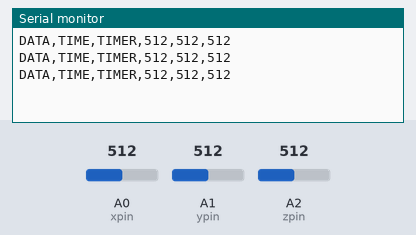
A sketch run on a simulated Arduino Uno, built with avr-gcc and run on an emulated ATmega328P. Parts: the last lines printed to the serial monitor. The test bench sets the inputs (shaded band); at power-on: A0 (xpin) = 512, A1 (ypin) = 512, A2 (zpin) = 512.

Above: at 1.3 s.
1.4 s: A0 (xpin) set to 716
At 1.9 s:
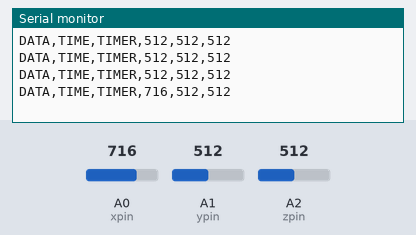
2.9 s: A1 (ypin) set to 716
At 3.4 s:
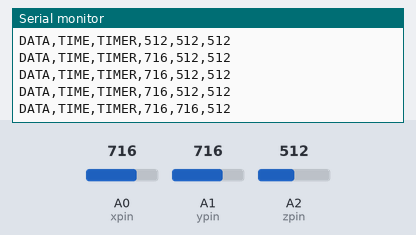
4.4 s: A2 (zpin) set to 716
At 4.9 s:
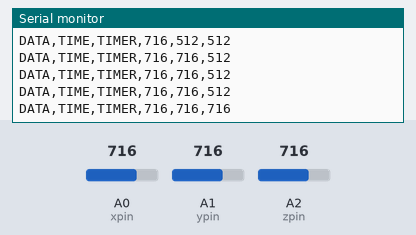
5.9 s: A0 (xpin) set to 900
At 6.4 s:
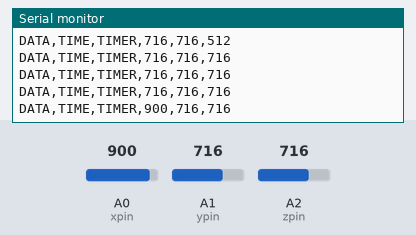
7.4 s: A1 (ypin) set to 900
At 7.9 s:
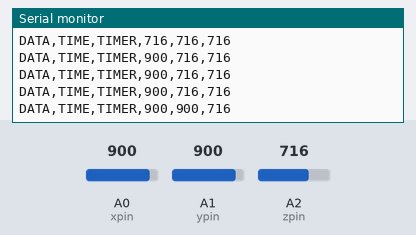
8.9 s: A2 (zpin) set to 900
At 9.4 s:
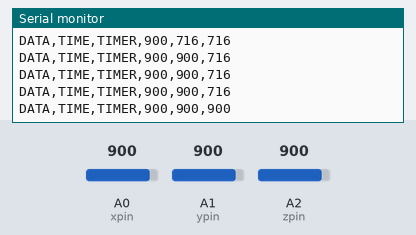
Timing chart, 0 to 11.4 s (numbered marks = the images above; inputs shaded):
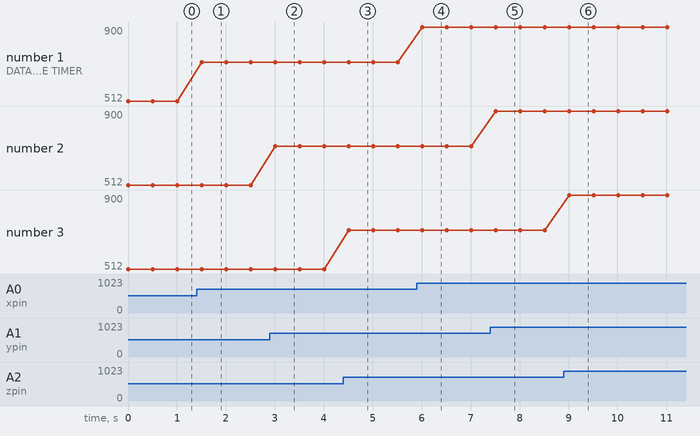

Measured:
- after the input at 1.4 s, the serial monitor: prints a new line after 0.10 s (image 1)
- after the input at 2.9 s, the serial monitor: prints a new line after 0.11 s (image 2)
- after the input at 4.4 s, the serial monitor: prints a new line after 0.11 s (image 3)
- after the input at 5.9 s, the serial monitor: prints a new line after 0.11 s (image 4)
- after the input at 7.4 s, the serial monitor: prints a new line after 0.11 s (image 5)
- after the input at 8.9 s, the serial monitor: prints a new line after 0.12 s (image 6)
- plotted number 1: 512 → 716 after the input at 1.4 s, 716 → 900 after the input at 5.9 s

The sketch:

sketch_jul25.ino
```cpp
 //float xpin,ypin,zpin;
 //int xprev,xfwd,xdiff;
const int xpin = A0; // x-axis of the accelerometer
const int ypin = A1; // y-axis of the accelerometer
const int zpin = A2; // z-axis of the accelerometer
// the setup routine runs once when you press reset:
void setup() {
  // initialize serial communication at 9600 bits per second:

  Serial.begin(9600);
}

// the loop routine runs over and over again forever:
void loop() {
  //xprev=analogRead(xpin);
  //delay(333);
  Serial.print("DATA,");
  Serial.print("TIME,");
  Serial.print("TIMER,");
  //Serial.println("CMD");
  //Serial.println("ARG");
  //Serial.print("xAxis=");

  Serial.print(analogRead(xpin));
  Serial.print(",");
  //Serial.print(",yAxis=");
  Serial.print(analogRead(ypin));
  Serial.print(",");
  //Serial.print(",zAxis=");
  Serial.println(analogRead(zpin));
  delay(500);
  /*
  xfwd=analogRead(xpin);
  xdiff=xfwd-xprev;//406-262=144 range 144 to 80
  if(xdiff < 0)
  xdiff = xdiff * (-1);
  //Serial.println(xdiff);
  if(xdiff >= 20 && xdiff <=100)
  Serial.println("Hand rotated");
  */

}
```
